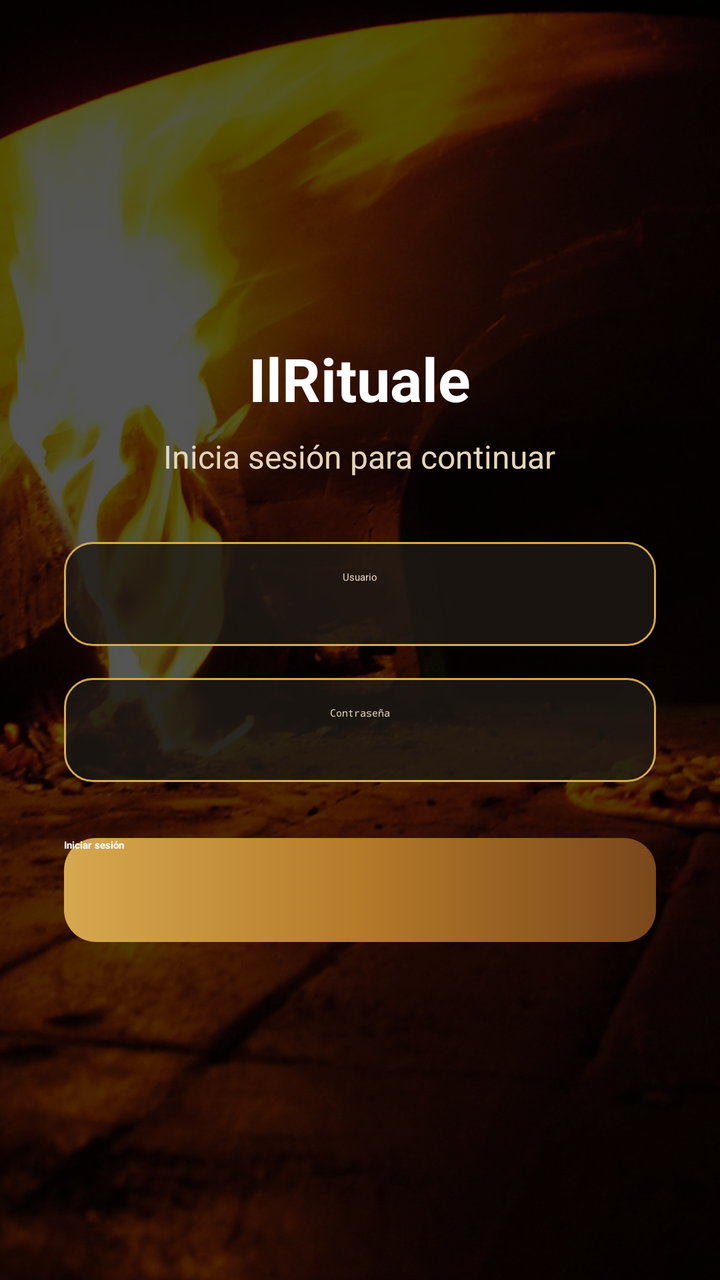
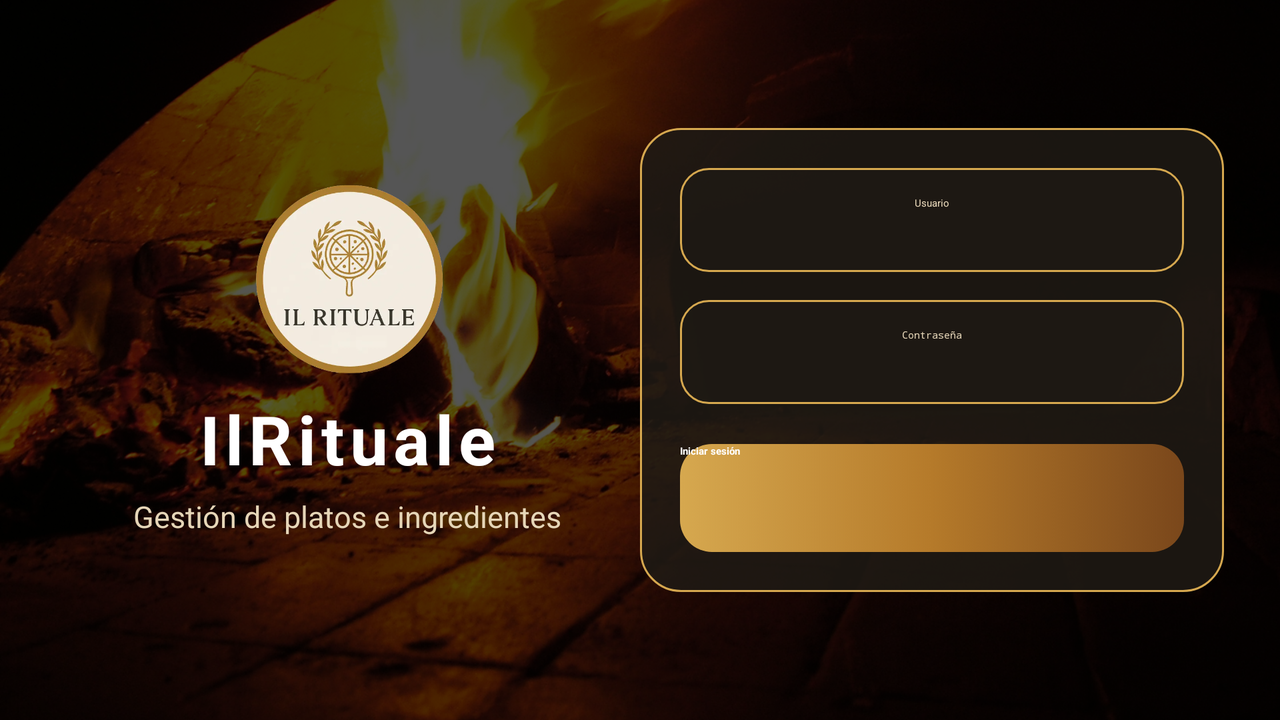

Two renders of one Android screen. The first uses the default layout on a phone; the second uses the alternative layout the repository ships for a different screen configuration, on a matching device. The two XML files are below.
<!-- AndroidManifest.xml: activity theme Theme.GestorRestaurante.NoActionBar -->
<!-- res/layout/activity_login.xml -->
<?xml version="1.0" encoding="utf-8"?>
<FrameLayout xmlns:android="http://schemas.android.com/apk/res/android"
    xmlns:app="http://schemas.android.com/apk/res-auto"
    android:layout_width="match_parent"
    android:layout_height="match_parent">

    <ImageView
        android:layout_width="match_parent"
        android:layout_height="match_parent"
        android:src="@drawable/fondo_restaurante"
        android:scaleType="centerCrop"
        android:contentDescription="@string/fondo_app" />

    <View
        android:layout_width="match_parent"
        android:layout_height="match_parent"
        android:background="@drawable/overlay_dark" />

    <ScrollView
        android:layout_width="match_parent"
        android:layout_height="match_parent"
        android:fillViewport="true">

        <LinearLayout
            android:layout_width="match_parent"
            android:layout_height="match_parent"
            android:gravity="center"
            android:orientation="vertical"
            android:padding="32dp">

            <TextView
                android:layout_width="wrap_content"
                android:layout_height="wrap_content"
                android:text="IlRituale"
                android:textColor="@color/white"
                android:textSize="30sp"
                android:textStyle="bold"
                android:layout_marginBottom="8dp" />

            <TextView
                android:layout_width="wrap_content"
                android:layout_height="wrap_content"
                android:text="Inicia sesión para continuar"
                android:textColor="@color/input_hint"
                android:textSize="16sp"
                android:layout_marginBottom="32dp" />

            <EditText
                android:id="@+id/etUsuarioLogin"
                android:layout_width="match_parent"
                android:layout_height="52dp"
                android:background="@drawable/bg_input"
                android:backgroundTint="@null"
                android:hint="Usuario"
                android:inputType="text"
                android:padding="14dp"
                android:textAlignment="center"
                android:textColor="@color/input_text"
                android:textColorHint="@color/input_hint"
                android:autofillHints="username" />

            <EditText
                android:id="@+id/etPasswordLogin"
                android:layout_width="match_parent"
                android:layout_height="52dp"
                android:layout_marginTop="16dp"
                android:background="@drawable/bg_input"
                android:backgroundTint="@null"
                android:hint="Contraseña"
                android:inputType="textPassword"
                android:padding="14dp"
                android:textAlignment="center"
                android:textColor="@color/input_text"
                android:textColorHint="@color/input_hint"
                android:autofillHints="password" />

            <Button
                android:id="@+id/btnLogin"
                android:layout_width="match_parent"
                android:layout_height="52dp"
                android:layout_marginTop="28dp"
                android:background="@drawable/bg_button_primary"
                android:backgroundTint="@null"
                app:backgroundTint="@null"
                android:text="Iniciar sesión"
                android:textAllCaps="false"
                android:textColor="@color/white"
                android:textStyle="bold" />

        </LinearLayout>

    </ScrollView>

</FrameLayout>
<!-- resources referenced by this layout -->
<resources>
  <color name="input_hint">#E6D6B8</color>
  <color name="input_text">#FFFFFF</color>
  <color name="white">#FFFFFF</color>
  <!-- drawable bg_button_primary (drawable) -->
  <?xml version="1.0" encoding="utf-8"?>
  <selector xmlns:android="http://schemas.android.com/apk/res/android">
  
      <item android:state_pressed="true">
          <shape android:shape="rectangle">
              <corners android:radius="16dp" />
              <solid android:color="#6B3F18" />
              <stroke
                  android:width="1dp"
                  android:color="@color/accent_restaurant" />
          </shape>
      </item>
  
      <item android:state_enabled="false">
          <shape android:shape="rectangle">
              <corners android:radius="16dp" />
              <solid android:color="#665A4A35" />
          </shape>
      </item>
  
      <item>
          <shape android:shape="rectangle">
              <corners android:radius="16dp" />
              <gradient
                  android:angle="0"
                  android:startColor="#D6A84F"
                  android:centerColor="#B57A2A"
                  android:endColor="#7A471B" />
          </shape>
      </item>
  
  </selector>
  <!-- drawable bg_input (drawable) -->
  <?xml version="1.0" encoding="utf-8"?>
  <selector xmlns:android="http://schemas.android.com/apk/res/android">
  
      <item android:state_focused="true">
          <shape android:shape="rectangle">
              <solid android:color="@color/input_background" />
              <corners android:radius="14dp" />
              <stroke
                  android:width="2dp"
                  android:color="@color/accent_restaurant" />
          </shape>
      </item>
  
      <item>
          <shape android:shape="rectangle">
              <solid android:color="@color/input_background" />
              <corners android:radius="14dp" />
              <stroke
                  android:width="1dp"
                  android:color="@color/input_border" />
          </shape>
      </item>
  
  </selector>
  <!-- drawable fondo_restaurante: jpg bitmap (drawable-nodpi, 942910 bytes) -->
  <!-- drawable overlay_dark (drawable) -->
  <?xml version="1.0" encoding="utf-8"?>
  <shape xmlns:android="http://schemas.android.com/apk/res/android">
      <solid android:color="@color/overlay_dark" />
  </shape>
  <string name="fondo_app">Fondo de la aplicación</string>
  <!-- from res/values-night/ (not used when drawing this layout) -->
  <style name="Theme.GestorRestaurante.NoActionBar" parent="Theme.Material3.DayNight.NoActionBar">
          <item name="colorPrimary">@color/primary_restaurant</item>
          <item name="colorOnPrimary">@color/white</item>
          <item name="colorSecondary">@color/accent_restaurant</item>
          <item name="colorOnSecondary">@color/black</item>
          <item name="android:windowBackground">@color/black</item>
          <item name="android:statusBarColor">@color/black</item>
          <item name="android:navigationBarColor">@color/black</item>
      </style>
  <color name="accent_restaurant">#D6A84F</color>
  <color name="input_background">#CC1F1A14</color>
  <color name="input_border">#D6A84F</color>
  <color name="overlay_dark">#AA000000</color>
  <color name="primary_restaurant">#00695C</color>
  <color name="black">#000000</color>
</resources>
<!-- res/layout-land/activity_login.xml (the repository's variant of the layout above) -->
<!-- drawn on the phone turned sideways -->
<?xml version="1.0" encoding="utf-8"?>
<FrameLayout xmlns:android="http://schemas.android.com/apk/res/android"
    android:layout_width="match_parent"
    android:layout_height="match_parent">

    <ImageView
        android:layout_width="match_parent"
        android:layout_height="match_parent"
        android:src="@drawable/fondo_restaurante"
        android:scaleType="centerCrop"
        android:contentDescription="@string/fondo_app" />

    <View
        android:layout_width="match_parent"
        android:layout_height="match_parent"
        android:background="@drawable/overlay_dark" />

    <LinearLayout
        android:layout_width="match_parent"
        android:layout_height="match_parent"
        android:orientation="horizontal"
        android:gravity="center"
        android:padding="28dp">

        <LinearLayout
            android:layout_width="0dp"
            android:layout_height="match_parent"
            android:layout_weight="1"
            android:gravity="center"
            android:orientation="vertical"
            android:padding="20dp">

            <ImageView
                android:layout_width="95dp"
                android:layout_height="95dp"
                android:src="@drawable/logo"
                android:scaleType="fitCenter"
                android:contentDescription="Logo"
                android:layout_marginBottom="10dp" />

            <TextView
                android:layout_width="wrap_content"
                android:layout_height="wrap_content"
                android:text="IlRituale"
                android:textColor="@color/white"
                android:textSize="34sp"
                android:textStyle="bold"
                android:letterSpacing="0.08" />

            <TextView
                android:layout_width="wrap_content"
                android:layout_height="wrap_content"
                android:text="Gestión de platos e ingredientes"
                android:textColor="@color/input_hint"
                android:textSize="15sp"
                android:layout_marginTop="6dp" />

        </LinearLayout>

        <LinearLayout
            android:layout_width="0dp"
            android:layout_height="wrap_content"
            android:layout_weight="1"
            android:orientation="vertical"
            android:padding="20dp"
            android:background="@drawable/bg_form_card">

            <EditText
                android:id="@+id/etUsuarioLogin"
                android:layout_width="match_parent"
                android:layout_height="52dp"
                android:background="@drawable/bg_input"
                android:backgroundTint="@null"
                android:hint="Usuario"
                android:inputType="text"
                android:padding="14dp"
                android:textAlignment="center"
                android:textColor="@color/input_text"
                android:textColorHint="@color/input_hint"
                android:autofillHints="username" />

            <EditText
                android:id="@+id/etPasswordLogin"
                android:layout_width="match_parent"
                android:layout_height="52dp"
                android:layout_marginTop="14dp"
                android:background="@drawable/bg_input"
                android:backgroundTint="@null"
                android:hint="Contraseña"
                android:inputType="textPassword"
                android:padding="14dp"
                android:textAlignment="center"
                android:textColor="@color/input_text"
                android:textColorHint="@color/input_hint"
                android:autofillHints="password" />

            <androidx.appcompat.widget.AppCompatButton
                android:id="@+id/btnLogin"
                android:layout_width="match_parent"
                android:layout_height="54dp"
                android:layout_marginTop="20dp"
                android:background="@drawable/bg_button_primary"
                android:text="Iniciar sesión"
                android:textAllCaps="false"
                android:textColor="@color/white"
                android:textStyle="bold" />

        </LinearLayout>

    </LinearLayout>

</FrameLayout>
<!-- resources referenced by the variant -->
<!-- as the phone turned sideways resolves them -->
<resources>
  <color name="input_hint">#E6D6B8</color>
  <color name="input_text">#FFFFFF</color>
  <color name="white">#FFFFFF</color>
  <!-- drawable bg_button_primary (drawable) -->
  <?xml version="1.0" encoding="utf-8"?>
  <selector xmlns:android="http://schemas.android.com/apk/res/android">
  
      <item android:state_pressed="true">
          <shape android:shape="rectangle">
              <corners android:radius="16dp" />
              <solid android:color="#6B3F18" />
              <stroke
                  android:width="1dp"
                  android:color="@color/accent_restaurant" />
          </shape>
      </item>
  
      <item android:state_enabled="false">
          <shape android:shape="rectangle">
              <corners android:radius="16dp" />
              <solid android:color="#665A4A35" />
          </shape>
      </item>
  
      <item>
          <shape android:shape="rectangle">
              <corners android:radius="16dp" />
              <gradient
                  android:angle="0"
                  android:startColor="#D6A84F"
                  android:centerColor="#B57A2A"
                  android:endColor="#7A471B" />
          </shape>
      </item>
  
  </selector>
  <!-- drawable bg_form_card (drawable) -->
  <?xml version="1.0" encoding="utf-8"?>
  <shape xmlns:android="http://schemas.android.com/apk/res/android">
  
      <solid android:color="#D91F1A14" />
  
      <corners android:radius="20dp" />
  
      <stroke
          android:width="1dp"
          android:color="@color/accent_restaurant" />
  
  </shape>
  <!-- drawable bg_input (drawable) -->
  <?xml version="1.0" encoding="utf-8"?>
  <selector xmlns:android="http://schemas.android.com/apk/res/android">
  
      <item android:state_focused="true">
          <shape android:shape="rectangle">
              <solid android:color="@color/input_background" />
              <corners android:radius="14dp" />
              <stroke
                  android:width="2dp"
                  android:color="@color/accent_restaurant" />
          </shape>
      </item>
  
      <item>
          <shape android:shape="rectangle">
              <solid android:color="@color/input_background" />
              <corners android:radius="14dp" />
              <stroke
                  android:width="1dp"
                  android:color="@color/input_border" />
          </shape>
      </item>
  
  </selector>
  <!-- drawable fondo_restaurante: jpg bitmap (drawable-nodpi, 942910 bytes) -->
  <!-- drawable logo: png bitmap (drawable-nodpi, 180346 bytes) -->
  <!-- drawable overlay_dark (drawable) -->
  <?xml version="1.0" encoding="utf-8"?>
  <shape xmlns:android="http://schemas.android.com/apk/res/android">
      <solid android:color="@color/overlay_dark" />
  </shape>
  <string name="fondo_app">Fondo de la aplicación</string>
  <!-- from res/values-night/ (not used when drawing this layout) -->
  <style name="Theme.GestorRestaurante.NoActionBar" parent="Theme.Material3.DayNight.NoActionBar">
          <item name="colorPrimary">@color/primary_restaurant</item>
          <item name="colorOnPrimary">@color/white</item>
          <item name="colorSecondary">@color/accent_restaurant</item>
          <item name="colorOnSecondary">@color/black</item>
          <item name="android:windowBackground">@color/black</item>
          <item name="android:statusBarColor">@color/black</item>
          <item name="android:navigationBarColor">@color/black</item>
      </style>
  <color name="accent_restaurant">#D6A84F</color>
  <color name="input_background">#CC1F1A14</color>
  <color name="input_border">#D6A84F</color>
  <color name="overlay_dark">#AA000000</color>
  <color name="primary_restaurant">#00695C</color>
  <color name="black">#000000</color>
</resources>
